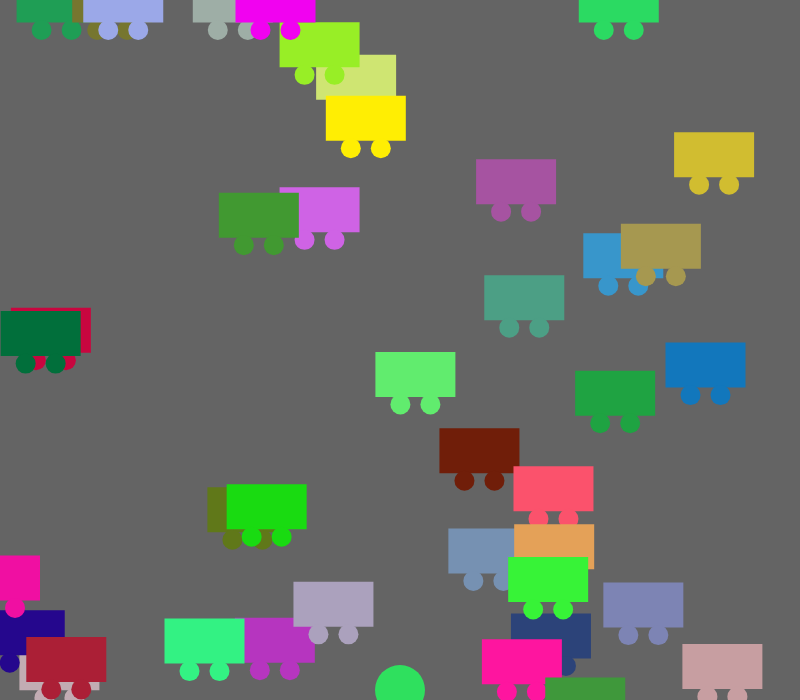
Frame 1 (no input)
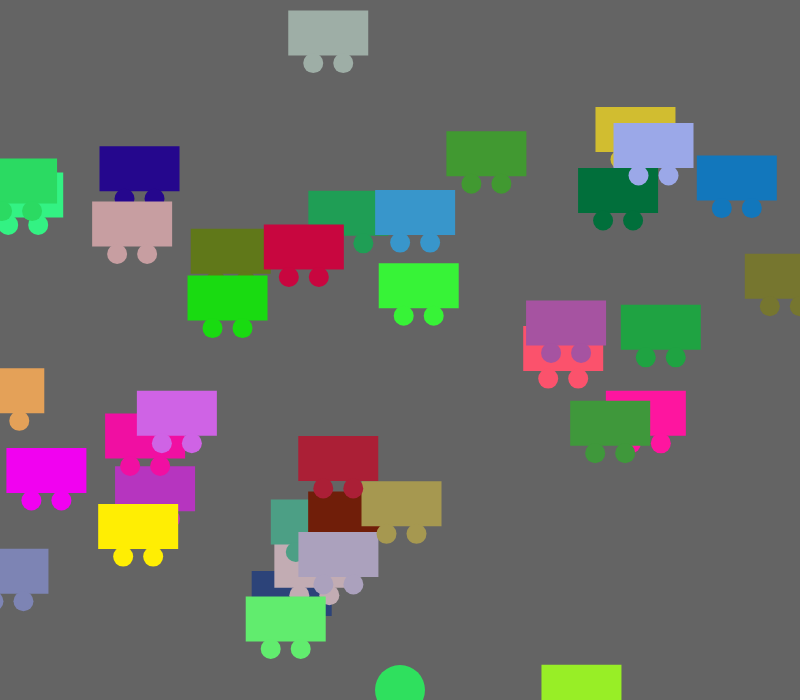
Frame 60 (no input)
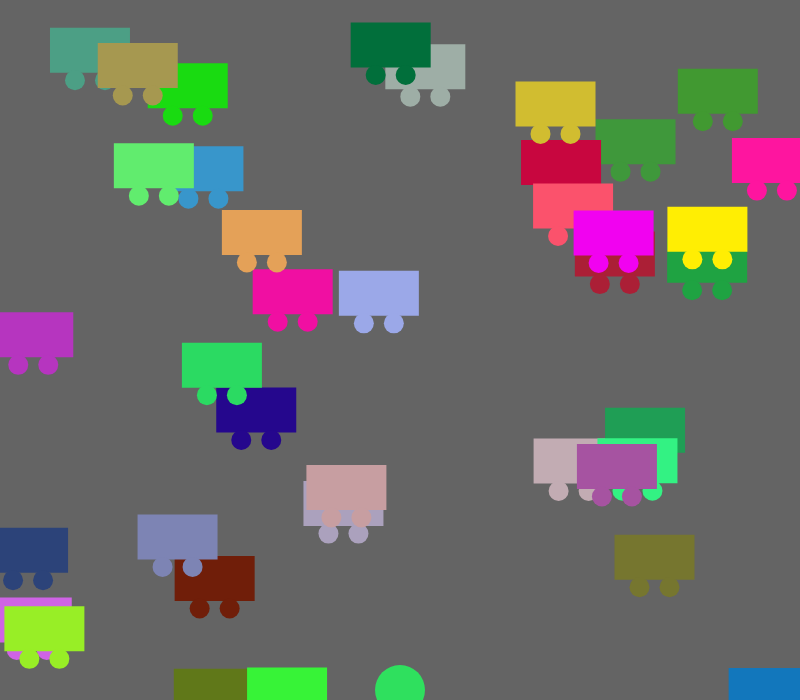
Frame 120 (the mouse pressed at the canvas centre since frame 60)

The p5.js sketch that drew these frames (run headless with seeded random() and noise() and a simulated clock; from frame 60 on, the mouse is pressed at the canvas centre):

// p5.js sketch
// ── sketch.js
var cars=[];
var frogPos;

function setup() {
  createCanvas(800, 700);
  rectMode(CENTER); //or imagemode(CENTER);
  for(var i=0; i<40; i++){
    cars.push(new Car());
  }
  frogPos = createVector(width/2, height-10);
}



function draw() {
  background(100);
  for(var i=0; i<cars.length; i++){
    cars[i].drive();
    cars[i].display();
    //collision detection
    if(cars[i].pos.dist(frogPos)<50){
        cars.splice(i,1);
    }
  }
  //frog
  fill(47, 224, 94);
  ellipse(frogPos.x, frogPos.y, 50, 50);
  checkForKeys(); //this moves the frog
}

function Car(){
  //attributes
    this.r=random(255);
    this.g=random(255);
    this.b=random(255);
    this.pos= createVector(random(width), random(width));
    this.vel= createVector(random(-5,5), random(-5,5));
  //methods
    this.display=function(){
      noStroke();
      fill(this.r,this.g,this.b);
      rect(this.pos.x, this.pos.y, 80, 45);
      ellipse(this.pos.x-15, this.pos.y+30, 20,20);
      ellipse(this.pos.x+15, this.pos.y+30, 20,20);
    }//
    this.drive=function(){
      this.pos.add(this.vel);
      if (this.pos.x>width) this.pos.x=0;
      if (this.pos.x<0) this.pos.x=width;
      if (this.pos.y>height) this.pos.y=0;
      if (this.pos.y<0) this.pos.y=height;
    }
}

function checkForKeys(){
  if(keyIsDown(LEFT_ARROW)) frogPos.x= frogPos.x -5;
  if(keyIsDown(RIGHT_ARROW)) frogPos.x= frogPos.x +5;
  if(keyIsDown(UP_ARROW)) frogPos.y= frogPos.y -5;
  if(keyIsDown(DOWN_ARROW)) frogPos.y= frogPos.y +5;
}
